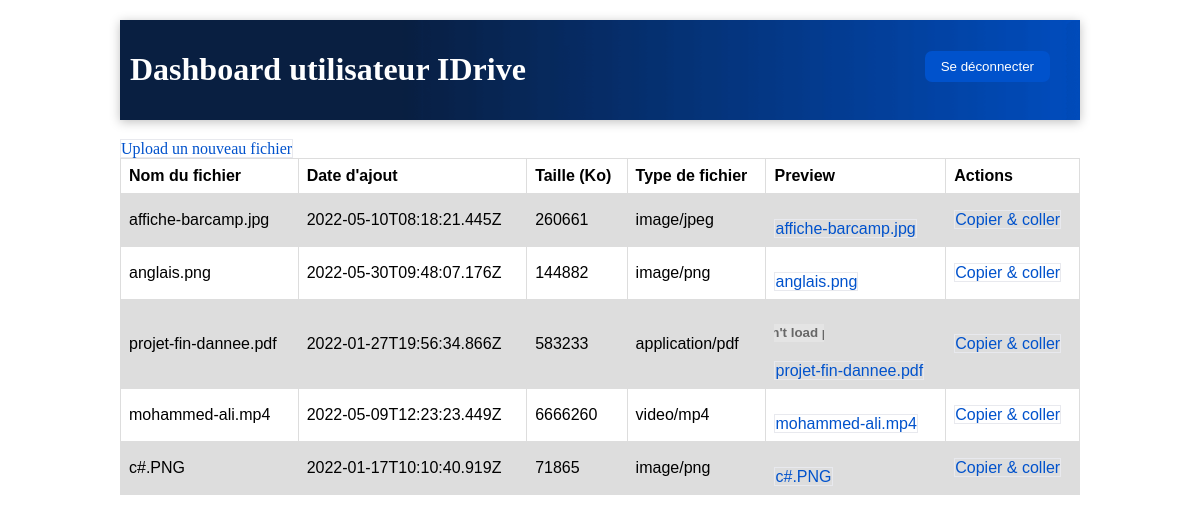
Screenshot of /IDriveWeb/Index.php?id=1 (signed in) with the database file from the repository.
### tables this page shows
CREATE TABLE `docs` (
  `id` int(11) NOT NULL,
  `nom` varchar(100) NOT NULL,
  `user_id` int(11) NOT NULL,
  `upload_date` varchar(100) NOT NULL,
  `size` float NOT NULL,
  `file_type` text NOT NULL,
  `file_path` varchar(100) NOT NULL
);

### IDriveWeb/Index.php (the view, shortened to what this page needs)
<!DOCTYPE html>
<html>
<head>
	<link rel="stylesheet" href="assets/css/style.css">
</head>
<body class="admin-body">
	<div class="home-item">
		<?php
		require("Connexion/Connexion_db.php");
		$session_id = $_GET['id'];
		?>
		<?php include("shared/userHeader.php")?>
		<table class="table-view">
			<tr>
				<th>Nom du fichier</th>
				<th>Date d'ajout</th>
				<th>Taille (Ko)</th>
				<th>Type de fichier</th>
				<th>Preview</th>
				<th>Actions</th>
			</tr>
		<?php
		$sql_select = "SELECT * FROM docs WHERE user_id='$session_id'";
		$docs=$connexion->query($sql_select);
		if($docs->rowCount()>0)
		{
			while($row = $docs->fetch(PDO::FETCH_ASSOC)){
				$filename = $row["nom"];
				$upload_date = $row["upload_date"];
				$size = $row["size"];
				$file_type = $row["file_type"];
				$file_path = $row["file_path"];
				echo "
			<tr>
				<td>$filename</td>
				<td>$upload_date</td>
				<td>$size</td>
				<td>$file_type</td>
				<td>
					<object data='../IDriveMobile/public/uploads/$file_path' width='50' height='50'></object> </br>
					<a href='../IDriveMobile/public/uploads/$file_path' class='imp-style' target='_blank'>$filename</a>
				</td>
				<td><a href='Paste.php?id=$session_id&file=$filename' class='imp-style'>Copier & coller</a>
				</td>
			</tr>
			";
			}
		}
		?>
		<a href="Upload_page.php?id=<?php echo $session_id?>" class='imp-style'>Upload un nouveau fichier</a>
	</div>
</body>
</html>

### IDriveWeb/assets/css/style.css (style rules this page uses)
body { margin: 0; padding: 0; }
.admin-body { background-color: #fff; }
table { font-family: arial, sans-serif; border-collapse: collapse; width: 100%; }
td, th { border: 1px solid #dddddd; text-align: left; padding: 8px; }
tr:nth-child(even) { background-color: #dddddd; }
.home-item { width: 80%; margin: auto; }
.imp-style { text-decoration: none; color: #0052cc; border: 1px solid #e8e9ee; }

### rows the page displays
docs: nom "affiche-barcamp.jpg", upload_date "2022-05-10T08:18:21.445Z", size "260661", file_type "image/jpeg"
docs: nom "anglais.png", upload_date "2022-05-30T09:48:07.176Z", size "144882", file_type "image/png"
docs: nom "projet-fin-dannee.pdf", upload_date "2022-01-27T19:56:34.866Z", size "583233", file_type "application/pdf"
docs: nom "mohammed-ali.mp4", upload_date "2022-05-09T12:23:23.449Z", size "6666260", file_type "video/mp4"
docs: nom "c#.PNG", upload_date "2022-01-17T10:10:40.919Z", size "71865", file_type "image/png"
